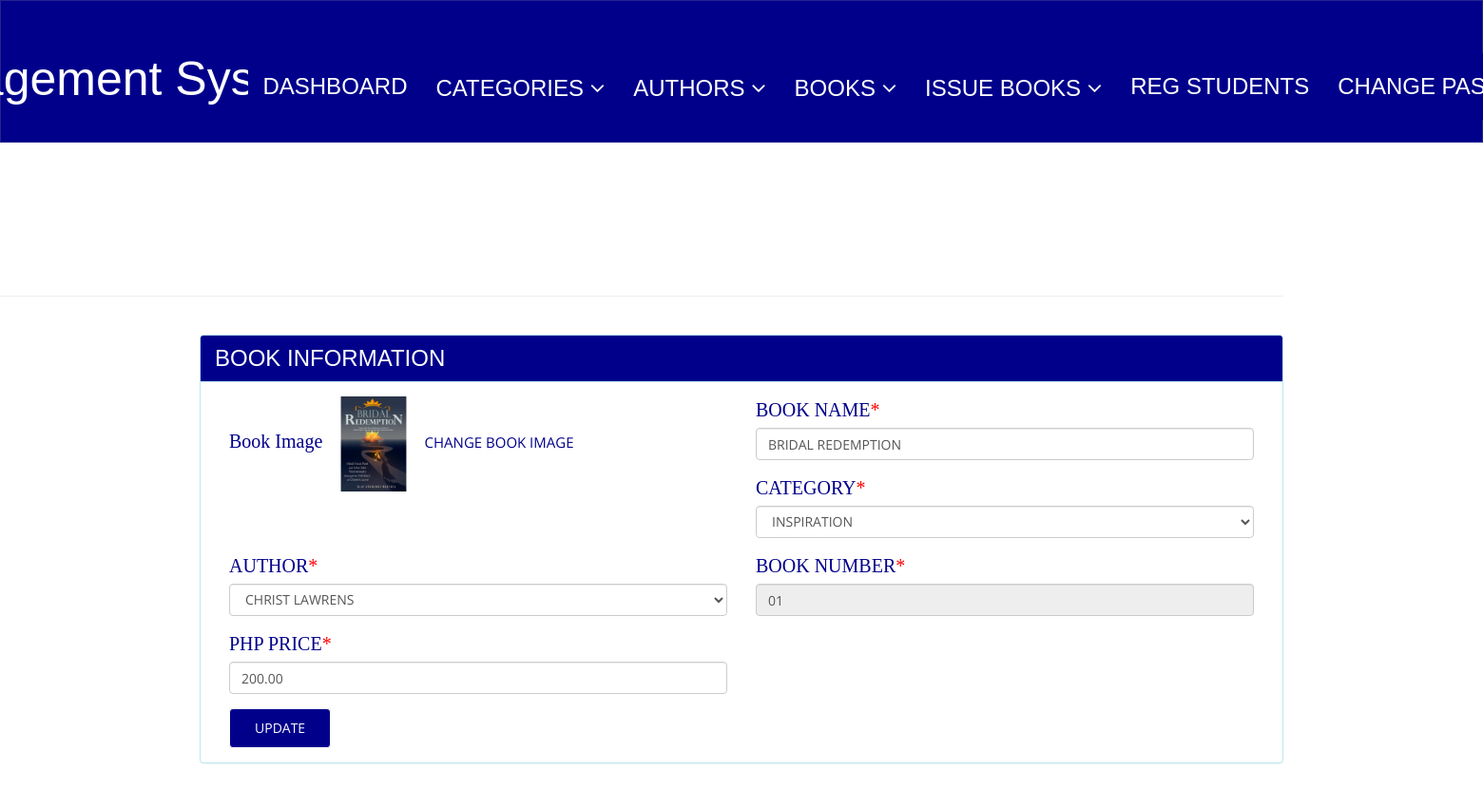
Screenshot of /admin/edit-book.php?bookid=12 (signed in) with the database file from the repository.
### tables this page shows
CREATE TABLE `tblbooks` (
  `id` int(11) NOT NULL,
  `BookName` varchar(255) DEFAULT NULL,
  `CatId` int(11) DEFAULT NULL,
  `AuthorId` int(11) DEFAULT NULL,
  `ISBNNumber` varchar(25) DEFAULT NULL,
  `BookPrice` decimal(10,2) DEFAULT NULL,
  `bookImage` varchar(250) NOT NULL,
  `isIssued` int(1) DEFAULT NULL,
  `RegDate` timestamp NULL DEFAULT current_timestamp(),
  `UpdationDate` timestamp NULL DEFAULT NULL ON UPDATE current_timestamp()
);

CREATE TABLE `tblcategory` (
  `id` int(11) NOT NULL,
  `CategoryName` varchar(150) DEFAULT NULL,
  `Status` int(1) DEFAULT NULL,
  `CreationDate` timestamp NULL DEFAULT current_timestamp(),
  `UpdationDate` timestamp NULL DEFAULT '0000-00-00 00:00:00' ON UPDATE current_timestamp()
);

CREATE TABLE `tblauthors` (
  `id` int(11) NOT NULL,
  `AuthorName` varchar(159) DEFAULT NULL,
  `creationDate` timestamp NULL DEFAULT current_timestamp(),
  `UpdationDate` timestamp NULL DEFAULT NULL ON UPDATE current_timestamp()
);

### admin/edit-book.php (the view, shortened to what this page needs)
<?php
include('includes/config.php');
if(strlen($_SESSION['alogin'])==0)
    {
header('location:index.php');
}
else{
?>
<!DOCTYPE html>
<html xmlns="http://www.w3.org/1999/xhtml">
<head>
    <link href="assets/css/bootstrap.css" rel="stylesheet" />
    <link href="assets/css/font-awesome.css" rel="stylesheet" />
    <link href="assets/css/style.css" rel="stylesheet" />
</head>
<body>
<?php include('includes/header.php');?>
    <div class="content-wrapper">
         <div class="container">
        <div class="row pad-botm">
            <div class="col-md-12">
                <h4 class="header-line">ADD BOOK</h4>
                            </div>
</div>
<div class="row">
<div class="col-md12 col-sm-12 col-xs-12">
<div class="panel panel-info">
<div class="panel-heading">
BOOK INFORMATION
</div>
<div class="panel-body">
<form role="form" method="post">
<?php
$bookid=intval($_GET['bookid']);
$sql = "SELECT tblbooks.BookName,tblcategory.CategoryName,tblcategory.id as cid,tblauthors.AuthorName,tblauthors.id as athrid,tblbooks.ISBNNumber,tblbooks.BookPrice,tblbooks.id as bookid,tblbooks.bookImage from  tblbooks join tblcategory on tblcategory.id=tblbooks.CatId join tblauthors on tblauthors.id=tblbooks.AuthorId where tblbooks.id=:bookid";
$query = $dbh -> prepare($sql);
$query->bindParam(':bookid',$bookid,PDO::PARAM_STR);
$query->execute();
$results=$query->fetchAll(PDO::FETCH_OBJ);
if($query->rowCount() > 0)
{
foreach($results as $result)
{               ?>
<div class="col-md-6">
<div class="form-group">
<label>Book Image</label>
<img src="bookimg/<?php echo htmlentities($result->bookImage);?>" width="100">
<a href="change-bookimg.php?bookid=<?php echo htmlentities($result->bookid);?>">CHANGE BOOK IMAGE</a>
</div></div>
<div class="col-md-6">
<div class="form-group">
<label>BOOK NAME<span style="color:red;">*</span></label>
<input class="form-control" type="text" name="bookname" value="<?php echo htmlentities($result->BookName);?>" required />
</div></div>
<div class="col-md-6">
<div class="form-group">
<label>CATEGORY<span style="color:red;">*</span></label>
<select class="form-control" name="category" required="required">
<option value="<?php echo htmlentities($result->cid);?>"> <?php echo htmlentities($catname=$result->CategoryName);?></option>
</select>
</div></div>
<div class="col-md-6">
<div class="form-group">
<label>AUTHOR<span style="color:red;">*</span></label>
<select class="form-control" name="author" required="required">
<option value="<?php echo htmlentities($result->athrid);?>"> <?php echo htmlentities($athrname=$result->AuthorName);?></option>
</select>
</div></div>
<div class="col-md-6">
<div class="form-group">
<label>BOOK NUMBER<span style="color:red;">*</span></label>
<input class="form-control" type="text" name="isbn" value="<?php echo htmlentities($result->ISBNNumber);?>"  readonly />
</div></div>
<div class="col-md-6">
 <div class="form-group">
 <label>PHP PRICE<span style="color:red;">*</span></label>
 <input class="form-control" type="text" name="price" value="<?php echo htmlentities($result->BookPrice);?>"   required="required" />
 </div></div>
 <?php }} ?><div class="col-md-12">
<button type="submit" name="update" class="btn btn-info">UPDATE</button></div>
                                    </form>
                            </div>
                        </div>
                            </div>
        </div>
    </div>
    </div>
</body>
</html>
<?php } ?>

### admin/assets/css/style.css (style rules this page uses)
.content-wrapper { margin-top: 40px; min-height:800px; padding-bottom:90px; }
.header-line { font-weight:900; padding-bottom:25px; border-bottom:1px solid #eeeeee; text-transform:uppercase; }
.pad-botm { padding-bottom:30px; }

### rows the page displays
tblbooks: bookImage (picture), bookname "BRIDAL REDEMPTION", category "INSPIRATION", author "CHRIST LAWRENS", isbn "01", price "200.00"
